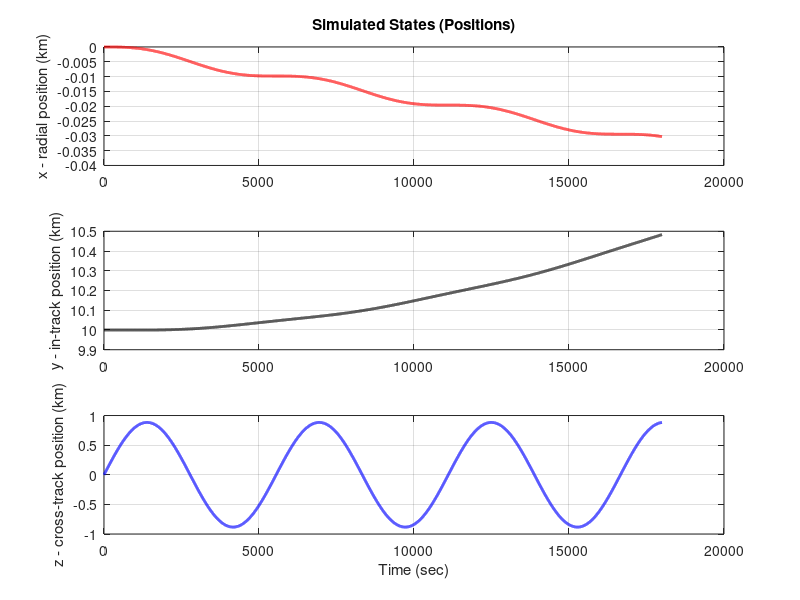
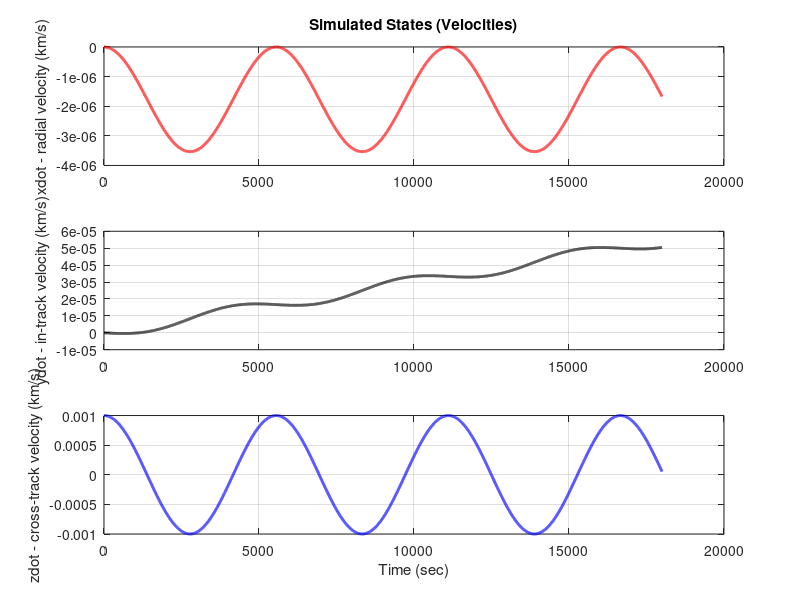
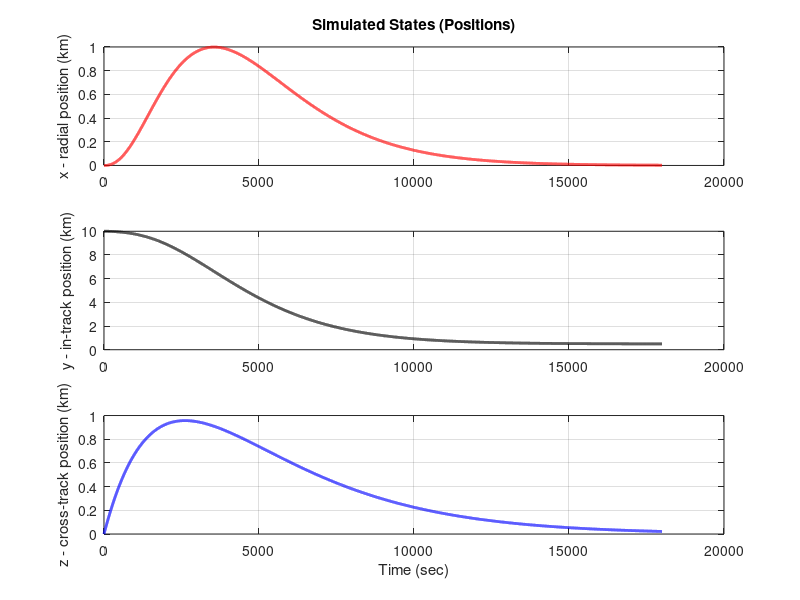
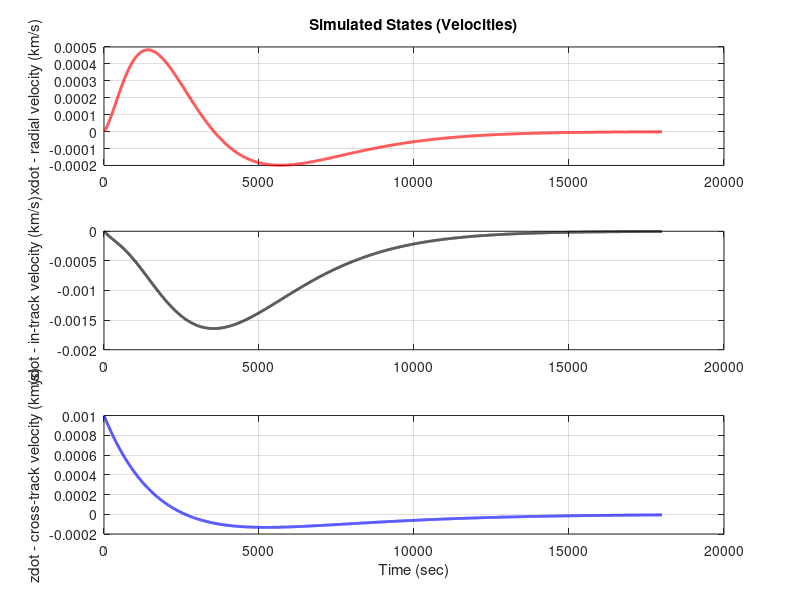

Recreate these plots in MATLAB, in order. (Note: this script raises an error after producing the figures.)
%% ASEN 5014 - Linear Control Systems
% Final Project
% Galen Savidge, Aniket Goel, Andrew Palski

clear; close all; format shortG; clc;
%% PART A: Linear Systems Analysis
% Question 2:
% Linear system
n = sqrt(398600/6778^3);
A = [0 0 0 1 0 0;
     0 0 0 0 1 0;
     0 0 0 0 0 1;
     3*n^2 0 0 0 2*n 0;
     0 0 0 -2*n 0 0;
     0 0 -n^2 0 0 0];
B = [0 0 0;
     0 0 0;
     0 0 0;
     1 0 0;
     0 1 0;
     0 0 1];
C = [1 0 0 0 0 0;
     0 1 0 0 0 0;
     0 0 1 0 0 0];
D = [0 0 0;
     0 0 0;
     0 0 0];
G = [0;0;0;0;1;0]; %disturbance matrix, disturbance only affects in track dynamics
B_tot = [B,G];
D_tot = [D,[0;0;0]];
x0 = [0; 10; 0; 0; 0; .001]; % initial condition
r = [0; 5; 0; 0; 0; 0]; % reference 
d = -1e-9; % disturbance %CHANGE: set to 1 um/s vs 1 m/s

% Eigenvalues
[E, L] = eig(A);
evals = diag(L);

% Simulated plant dynamics with no control and including disturbances
u = [0;0;0];
u_tot = [u;d]';
ts = 0:1:18000;
us = u_tot + zeros(length(ts),4);
sys_OL = ss(A,B_tot,C,D_tot);
[ys,~,xs] = lsim(sys_OL,us,ts,x0);
figure();
ax = subplot(3,1,1);
plot(ax,ts,xs(:,1),'LineWidth',2,'Color','r')
ylabel('x - radial position (km)')
title('Simulated States (Positions)')
grid on
ax = subplot(3,1,2);
plot(ax,ts,xs(:,2),'LineWidth',2,'Color','k')
ylabel('y - in-track position (km)')
grid on
ax = subplot(3,1,3);
plot(ax,ts,xs(:,3),'LineWidth',2,'Color','b')
ylabel('z - cross-track position (km)')
xlabel('Time (sec)')
grid on

figure()
ax = subplot(3,1,1);
plot(ax,ts,xs(:,4),'LineWidth',2,'Color','r')
ylabel('xdot - radial velocity (km/s)')
title('Simulated States (Velocities)')
grid on
ax = subplot(3,1,2);
plot(ax,ts,xs(:,5),'LineWidth',2,'Color','k')
ylabel('ydot - in-track velocity (km/s)')
grid on
ax = subplot(3,1,3);
plot(ax,ts,xs(:,6),'LineWidth',2,'Color','b')
ylabel('zdot - cross-track velocity (km/s)')
xlabel('Time (sec)')
grid on

% Question 3
% Reachability/Controllability
P = [B A*B A^2*B A^3*B A^4*B A^5*B]; 
rank(P) % = 6 = n, so reachable

% Observability
O = [C; C*A; C*A^2; C*A^3; C*A^4; C*A^5];
rank(O) % = 6 = n, so completely observable

%% PART B
% Question 4: Full State Feedback

% Try without integral control at first

%K = place(A,B,...
    %[-0.0010652 -0.0016794 -0.0013118 -.0018838 -.00088127 -.00090389]);
K = place(A,B,-.002*rand(1,6));
F = inv(C/(-A+B*K)*B);

Acl_FSF = A - B*K;
Bcl_FSF = [B*F G];
Ccl_FSF = C - D*K;
Dcl_FSF = [D*F zeros(3,1)];

sys_FSF = ss(Acl_FSF, Bcl_FSF, Ccl_FSF, Dcl_FSF);

% Having issues getting integral control to not overshoot
%With integral control, first set up augmented matrices

% Aaug_FSF = [A zeros(6,3);-C zeros(3)];
% Baug_FSF = [B; zeros(3)];
% Caug_FSF = [C zeros(3)];
% Daug_FSF = zeros(3);
% Faug_FSF = [zeros(6,3);eye(3)];
% Gaug_FSF = [G; zeros(3,1)];
% 
% Kaug_FSF = place(Aaug_FSF,Baug_FSF,...
%     -.003*rand(1,9));
%     %[-0.0013149 -0.00327 -0.00156 -.00301 -.00264 -.000828 -.0029 -.002 -.0015]);
%     
% Acl_FSF = Aaug_FSF - Baug_FSF*Kaug_FSF;
% Bcl_FSF = [Faug_FSF Gaug_FSF];
% Ccl_FSF = Caug_FSF;
% Dcl_FSF = [Daug_FSF zeros(3,1)];
% 
% sys_FSF = ss(Acl_FSF, Bcl_FSF, Ccl_FSF, Dcl_FSF);


r_aug_FSF = repmat([0 .5 0 d],length(ts),1);%reference input augmented with disturbance

[y_FSF,~,x_FSF] = lsim(sys_FSF, r_aug_FSF, ts, x0);
%[y_FSF,~,x_FSF] = lsim(sys_FSF, r_aug_FSF, ts, [x0; zeros(3,1)]); %integral control version

%Check actuators
u = zeros(3,length(ts));
for ii = 1:length(ts)
    u(:,ii) = F*[0;.5;0] - K * x_FSF(ii,:)'; %non-integral version
    %u(:,ii) = -Kaug_FSF * x_FSF(ii,:)'; %integral control version
end

u = 1000 * u; %convert to m/s

figure();
ax = subplot(3,1,1);
plot(ax,ts,x_FSF(:,1),'LineWidth',2,'Color','r')
ylabel('x - radial position (km)')
title('Simulated States (Positions)')
grid on
ax = subplot(3,1,2);
plot(ax,ts,x_FSF(:,2),'LineWidth',2,'Color','k')
ylabel('y - in-track position (km)')
grid on
ax = subplot(3,1,3);
plot(ax,ts,x_FSF(:,3),'LineWidth',2,'Color','b')
ylabel('z - cross-track position (km)')
xlabel('Time (sec)')
grid on

figure()
ax = subplot(3,1,1);
plot(ax,ts,x_FSF(:,4),'LineWidth',2,'Color','r')
ylabel('xdot - radial velocity (km/s)')
title('Simulated States (Velocities)')
grid on
ax = subplot(3,1,2);
plot(ax,ts,x_FSF(:,5),'LineWidth',2,'Color','k')
ylabel('ydot - in-track velocity (km/s)')
grid on
ax = subplot(3,1,3);
plot(ax,ts,x_FSF(:,6),'LineWidth',2,'Color','b')
ylabel('zdot - cross-track velocity (km/s)')
xlabel('Time (sec)')
grid on

figure()
subplot(3,1,1);
plot(ts,u(1,:),'LineWidth',2,'Color','r');
hold on;
plot([0 max(ts)],[0.000769 0.000769],'k:');
plot([0 max(ts)],[-0.000769 -0.000769],'k:');
ylabel('Radial Actuator Response (m/s^2)');

subplot(3,1,2);
plot(ts,u(2,:),'LineWidth',2,'Color','k');
hold on;
plot([0 max(ts)],[0.000769 0.000769],'k:');
plot([0 max(ts)],[-0.000769 -0.000769],'k:');
ylabel('In-Track Actuator Response (m/s^2)');

subplot(3,1,3);
plot(ts,u(3,:),'LineWidth',2,'Color','b');
hold on;
plot([0 max(ts)],[0.000769 0.000769],'k:');
plot([0 max(ts)],[-0.000769 -0.000769],'k:');
ylabel('Cross-Track Actuator Response (m/s^2)');
xlabel('Time (sec)');
sgtitle('Actuator Response vs Time');

% Question 5
% Luenberger observer matrix
des_L_poles = [-3, -3.1, -3.2, -3.3, -3.4, -3.5];
L_transpose = place(A',C',des_L_poles);
L = L_transpose';
% Closed loop state and error dynamics with full state feedback control
A_CL_aug = [(A-B*K), B*K;
        zeros(size(A-B*K)), (A-L*C)];
B_CL_aug = [B*F; zeros(size(B*F))];
C_CL_aug = [C, zeros(size(C))];
D_CL_aug = D_tot;
B_CL_aug_tot = [B_CL_aug, [G;G]];

% Simulating with zero initial error
e0 = zeros(6,1);
x_cl_aug0 = [x0;e0];

us = r_aug_FSF;
sys_CL_aug = ss(A_CL_aug,B_CL_aug_tot,C_CL_aug,D_CL_aug);
[ys,~,xs] = lsim(sys_CL_aug,us,ts,x_cl_aug0);
figure();
ax = subplot(3,1,1);
plot(ax,ts,xs(:,1),'LineWidth',2,'Color','r')
ylabel('x - radial position (km)')
title('Simulated States (Positions)')
grid on
ax = subplot(3,1,2);
plot(ax,ts,xs(:,2),'LineWidth',2,'Color','k')
ylabel('y - in-track position (km)')
grid on
ax = subplot(3,1,3);
plot(ax,ts,xs(:,3),'LineWidth',2,'Color','b')
ylabel('z - cross-track position (km)')
xlabel('Time (sec)')
grid on

figure()
ax = subplot(3,1,1);
plot(ax,ts,xs(:,4),'LineWidth',2,'Color','r')
ylabel('xdot - radial velocity (km/s)')
title('Simulated States (Velocities)')
grid on
ax = subplot(3,1,2);
plot(ax,ts,xs(:,5),'LineWidth',2,'Color','k')
ylabel('ydot - in-track velocity (km/s)')
grid on
ax = subplot(3,1,3);
plot(ax,ts,xs(:,6),'LineWidth',2,'Color','b')
ylabel('zdot - cross-track velocity (km/s)')
xlabel('Time (sec)')
grid on

figure();
ax = subplot(3,1,1);
plot(ax,ts,xs(:,7),'LineWidth',2,'Color','r')
ylabel('x - radial position (km)')
title('Error (Positions)')
grid on
ax = subplot(3,1,2);
plot(ax,ts,xs(:,8),'LineWidth',2,'Color','k')
ylabel('y - in-track position (km)')
grid on
ax = subplot(3,1,3);
plot(ax,ts,xs(:,9),'LineWidth',2,'Color','b')
ylabel('z - cross-track position (km)')
xlabel('Time (sec)')
grid on

figure();
ax = subplot(3,1,1);
plot(ax,ts,xs(:,10),'LineWidth',2,'Color','r')
ylabel('x - radial position (km)')
title('Error (Velocities)')
grid on
ax = subplot(3,1,2);
plot(ax,ts,xs(:,11),'LineWidth',2,'Color','k')
ylabel('y - in-track position (km)')
grid on
ax = subplot(3,1,3);
plot(ax,ts,xs(:,12),'LineWidth',2,'Color','b')
ylabel('z - cross-track position (km)')
xlabel('Time (sec)')
grid on

% Simulating with nonzero initial error
e0 = [1 1 1 .1 .1 .1]';
x_cl_aug0 = [x0;e0];

us = r_aug_FSF;
sys_CL_aug = ss(A_CL_aug,B_CL_aug_tot,C_CL_aug,D_CL_aug);
[ys,~,xs] = lsim(sys_CL_aug,us,ts,x_cl_aug0);
figure();
ax = subplot(3,1,1);
plot(ax,ts,xs(:,1),'LineWidth',2,'Color','r')
ylabel('x - radial position (km)')
title('Simulated States (Positions)')
grid on
ax = subplot(3,1,2);
plot(ax,ts,xs(:,2),'LineWidth',2,'Color','k')
ylabel('y - in-track position (km)')
grid on
ax = subplot(3,1,3);
plot(ax,ts,xs(:,3),'LineWidth',2,'Color','b')
ylabel('z - cross-track position (km)')
xlabel('Time (sec)')
grid on

figure()
ax = subplot(3,1,1);
plot(ax,ts,xs(:,4),'LineWidth',2,'Color','r')
ylabel('xdot - radial velocity (km/s)')
title('Simulated States (Velocities)')
grid on
ax = subplot(3,1,2);
plot(ax,ts,xs(:,5),'LineWidth',2,'Color','k')
ylabel('ydot - in-track velocity (km/s)')
grid on
ax = subplot(3,1,3);
plot(ax,ts,xs(:,6),'LineWidth',2,'Color','b')
ylabel('zdot - cross-track velocity (km/s)')
xlabel('Time (sec)')
grid on

figure();
ax = subplot(3,1,1);
plot(ax,ts,xs(:,7),'LineWidth',2,'Color','r')
ylabel('x - radial position (km)')
title('Error (Positions)')
grid on
ax = subplot(3,1,2);
plot(ax,ts,xs(:,8),'LineWidth',2,'Color','k')
ylabel('y - in-track position (km)')
grid on
ax = subplot(3,1,3);
plot(ax,ts,xs(:,9),'LineWidth',2,'Color','b')
ylabel('z - cross-track position (km)')
xlabel('Time (sec)')
grid on

figure();
ax = subplot(3,1,1);
plot(ax,ts,xs(:,10),'LineWidth',2,'Color','r')
ylabel('x - radial position (km)')
title('Error (Velocities)')
grid on
ax = subplot(3,1,2);
plot(ax,ts,xs(:,11),'LineWidth',2,'Color','k')
ylabel('y - in-track position (km)')
grid on
ax = subplot(3,1,3);
plot(ax,ts,xs(:,12),'LineWidth',2,'Color','b')
ylabel('z - cross-track position (km)')
xlabel('Time (sec)')

% Question 6
% Set up cost function using Bryson's rules
xmax = ones(1, 6); % TBD
umax = 1 / 1300 * 1e-3 % Maximum acceleration per thruster [km/s^2]

% Tuning parameters
alpha = ones(1, 6); % State error weights
alpha = alpha./sum(alpha);
beta = ones(1, 3); % Input weights
beta = beta./sum(beta);
rho = 2e6;

Q = diag(alpha./(xmax.^2))
R = rho*diag(beta/umax)

% Use LQR to generate CL gain from cost function
[K_LQR,W,evals_LQR] = lqr(A,B,Q,R);

% Feed-forward gain for zero steady-state offset
F_LQR = inv(C/(-A+B*K_LQR)*B);

% Assemble closed-loop system (with disturbance)
Acl_LQR = A - B*K_LQR;
Bcl_LQR = [B*F_LQR, G];
Ccl_LQR = C;
Dcl_LQR = [D, zeros(3,1)];
syscl_LQR = ss(Acl_LQR, Bcl_LQR, Ccl_LQR, Dcl_LQR);

% Simulate system
[ys,~,xs] = lsim(syscl_LQR,r_aug_FSF,ts,x0);

% Reconstruct inputs
rs = repmat([0 0.5 0], length(ts), 1);
u = F_LQR*rs' - K_LQR*xs';
u = u * 1e3;

figure();
ax = subplot(3,1,1);
plot(ax,ts,xs(:,1),'LineWidth',2,'Color','r')
ylabel('x - radial position (km)')
title('Simulated States (Positions)')
grid on
ax = subplot(3,1,2);
plot(ax,ts,xs(:,2),'LineWidth',2,'Color','k')
ylabel('y - in-track position (km)')
grid on
ax = subplot(3,1,3);
plot(ax,ts,xs(:,3),'LineWidth',2,'Color','b')
ylabel('z - cross-track position (km)')
xlabel('Time (sec)')
grid on

figure()
ax = subplot(3,1,1);
plot(ax,ts,xs(:,4),'LineWidth',2,'Color','r')
ylabel('xdot - radial velocity (km/s)')
title('Simulated States (Velocities)')
grid on
ax = subplot(3,1,2);
plot(ax,ts,xs(:,5),'LineWidth',2,'Color','k')
ylabel('ydot - in-track velocity (km/s)')
grid on
ax = subplot(3,1,3);
plot(ax,ts,xs(:,6),'LineWidth',2,'Color','b')
ylabel('zdot - cross-track velocity (km/s)')
xlabel('Time (sec)')
grid on

figure()
subplot(3,1,1);
plot(ts,u(1,:),'LineWidth',2,'Color','r');
hold on;
plot([0 max(ts)],[0.000769 0.000769],'k:');
plot([0 max(ts)],[-0.000769 -0.000769],'k:');
ylabel('Radial Actuator Response (m/s^2)');

subplot(3,1,2);
plot(ts,u(2,:),'LineWidth',2,'Color','k');
hold on;
plot([0 max(ts)],[0.000769 0.000769],'k:');
plot([0 max(ts)],[-0.000769 -0.000769],'k:');
ylabel('In-Track Actuator Response (m/s^2)');

subplot(3,1,3);
plot(ts,u(3,:),'LineWidth',2,'Color','b');
hold on;
plot([0 max(ts)],[0.000769 0.000769],'k:');
plot([0 max(ts)],[-0.000769 -0.000769],'k:');
ylabel('Cross-Track Actuator Response (m/s^2)');
xlabel('Time (sec)');
sgtitle('Actuator Response vs Time');
